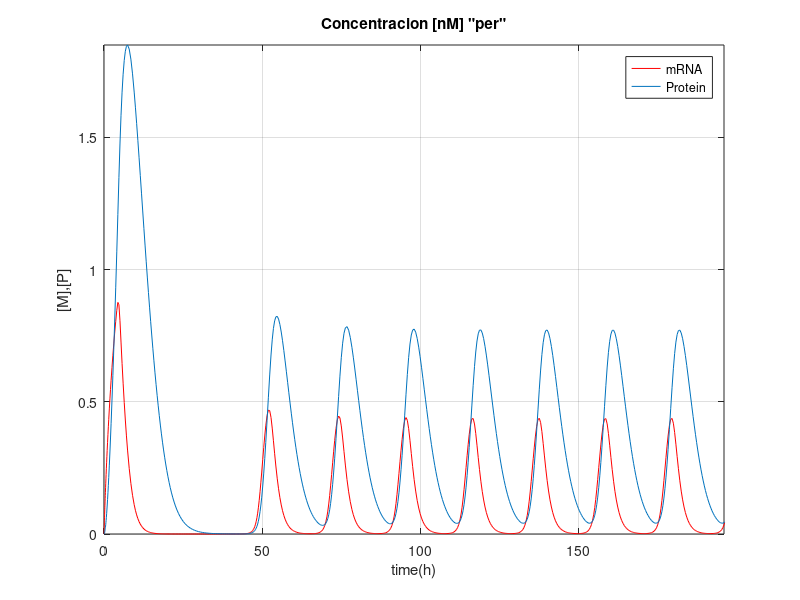
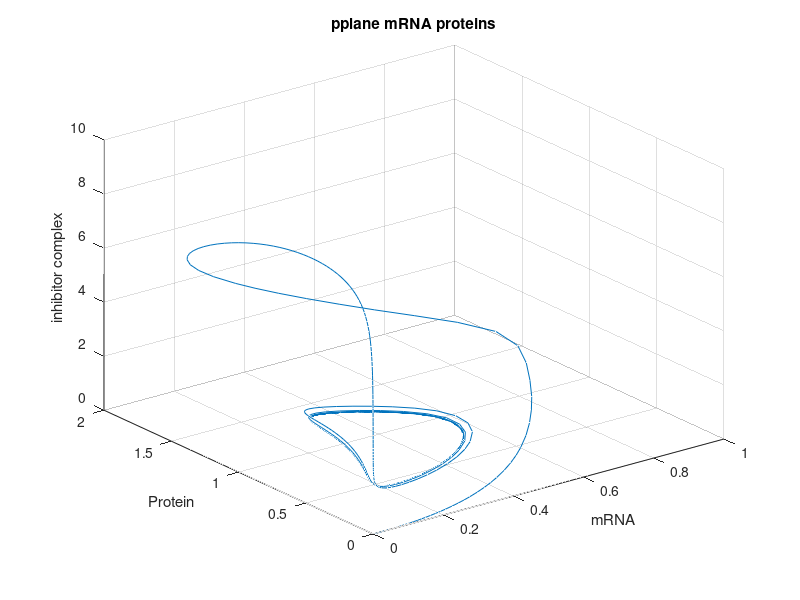
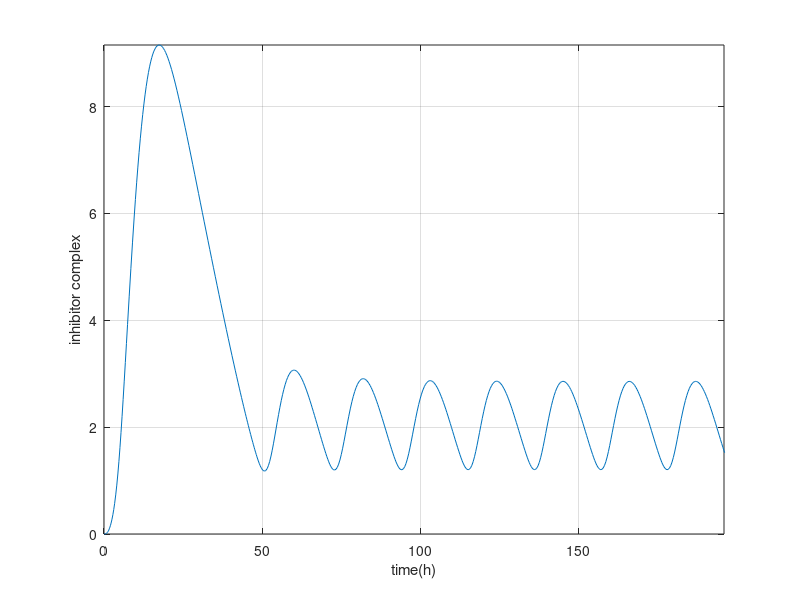
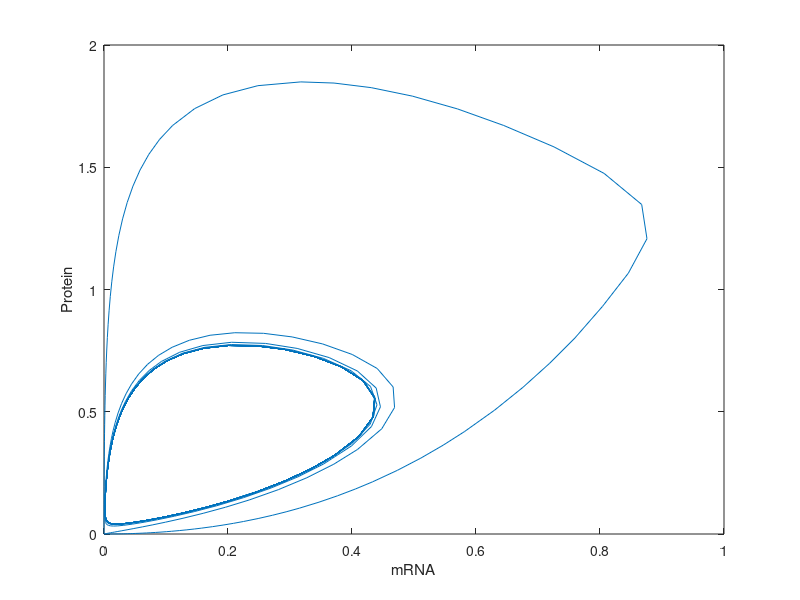

Recreate these plots in MATLAB, in order.
%Didier Gonze ---> Goodwin model
%parameters:
%mRNA, protein, inhibitor, of "per" or "cry" molecule
%mRNA=x(1) ; Protein=x(2) ; Inhibitor=x(3)
v1=0.4; K1=1.3; n=10; v2=0.6; K2=1; k3=0.7; v4=0.35; K4=1;
k5=0.7; v6=0.35; K6=1;
time=500;
F = @(t,x) [v1*(K1^n)/((K1^n)+x(3)^n) - v2*x(1)/(K2+x(1))...
           ;k3*x(1)-v4*x(2)/(K4+x(2));k5*x(2)-v6*x(3)/(K6+x(3))];
[t,xa] = ode45(F,[0 time],[0 0 0]);

figure(1);
plot(t,xa(:,1),'r');
hold on;
plot(t,xa(:,2));
hold on;
% plot(t,xa(:,3),'g');
% hold on;
legend('mRNA','Protein','Location','best');
title('Concentracion [nM] "per"');
xlabel('time(h)'), ylabel('[M],[P]');
grid on
axis([0 196 0 inf]);
figure(2);
plot3(xa(:,1),xa(:,2),xa(:,3));
hold on;
title('pplane mRNA proteins');
xlabel('mRNA'), ylabel('Protein'),zlabel('inhibitor complex');
grid on
figure(3);
plot(t,xa(:,3));
xlabel('time(h)'), ylabel('inhibitor complex');
axis([0 196 0 inf]);
grid on
 figure(4)
 plot(xa(:,1),xa(:,2));
 xlabel('mRNA'), ylabel('Protein')
 hold on;
% hist(xa(:,1),50)
% title('mRNA');
% figure(5)
% hist(xa(:,2),50)
% title('PERc');
%FFT
% L=length(t);
% Fs=100;
% Y = fft(xa(:,1));
% P2 = abs(Y/L);
% P1 = P2(1:L/2+1);
% %P1(2:end-1) = 2*P1(2:end-1);
% f = Fs*(0:(L/2))/L;
% figure(6)
% plot(f,P1) 
% title('Single-Sided Amplitude Spectrum of mRNA')
% xlabel('f (Hz)')
% ylabel('|P1(f)|')